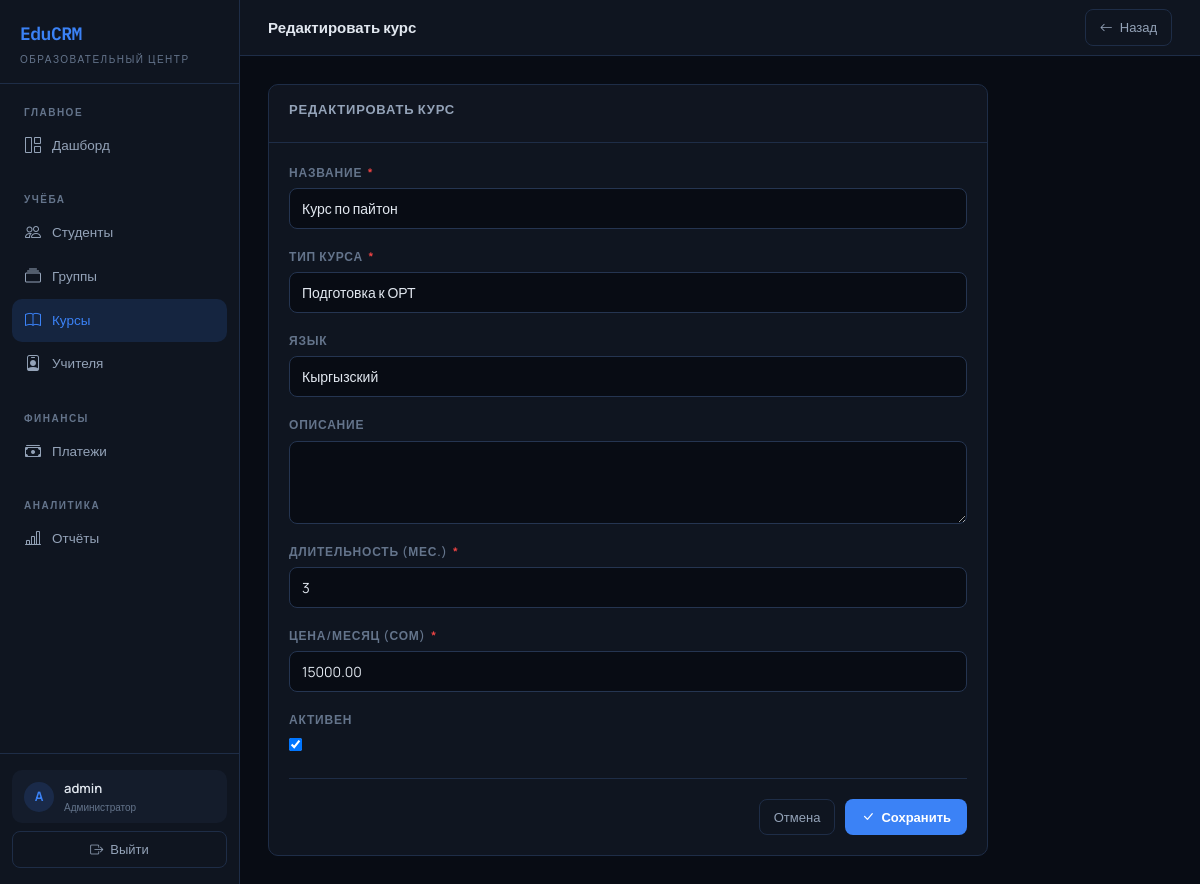
Page /courses/1/edit/ (signed in) on the committed database.
### core/models.py (models this page shows, shortened)
class Course(models.Model):
    TYPE_ORT = 'ort'
    TYPE_LANGUAGE = 'language'
    TYPE_OTHER = 'other'
    TYPE_CHOICES = [
        (TYPE_ORT, 'Подготовка к ОРТ'),
        (TYPE_LANGUAGE, 'Языковые курсы'),
        (TYPE_OTHER, 'Другое'),
    ]
    LANG_KG = 'kg'
    LANG_EN = 'en'
    LANG_RU = 'ru'
    LANG_TR = 'tr'
    LANG_CN = 'cn'
    LANG_DE = 'de'
    LANG_CHOICES = [
        (LANG_KG, 'Кыргызский'),
        (LANG_EN, 'Английский'),
        (LANG_RU, 'Русский'),
        (LANG_TR, 'Турецкий'),
        (LANG_CN, 'Китайский'),
        (LANG_DE, 'Немецкий'),
    ]
    name = models.CharField('Название', max_length=200)
    course_type = models.CharField('Тип курса', max_length=20, choices=TYPE_CHOICES, default=TYPE_ORT)
    language = models.CharField('Язык', max_length=5, choices=LANG_CHOICES, blank=True, null=True)
    description = models.TextField('Описание', blank=True)
    duration_months = models.PositiveIntegerField('Длительность (мес.)', default=3)
    price_per_month = models.DecimalField('Цена/месяц (сом)', max_digits=10, decimal_places=2)
    is_active = models.BooleanField('Активен', default=True)
    created_at = models.DateTimeField(auto_now_add=True)
    class Meta:
        verbose_name = 'Курс'
        verbose_name_plural = 'Курсы'
        ordering = ['name']

### core/views.py (the view)
# urls.py: path('courses/<int:pk>/edit/', views.course_edit, name='course_edit'),
@login_required
def course_edit(request, pk):
    course = get_object_or_404(Course, pk=pk)
    if request.method == 'POST':
        form = CourseForm(request.POST, instance=course)
        if form.is_valid():
            form.save()
            messages.success(request, 'Курс обновлён.')
            return redirect('course_list')
    else:
        form = CourseForm(instance=course)
    return render(request, 'courses/form.html', {'form': form, 'course': course, 'title': 'Редактировать курс'})

### core/forms.py
class CourseForm(forms.ModelForm):
    class Meta:
        model = Course
        fields = ['name', 'course_type', 'language', 'description',
                  'duration_months', 'price_per_month', 'is_active']
        widgets = {
            'description': forms.Textarea(attrs={'rows': 3}),
        }
    def __init__(self, *args, **kwargs):
        super().__init__(*args, **kwargs)
        _apply_attrs(self)

### core/forms.py (called while the page is built)
def _apply_attrs(form):
    for field in form.fields.values():
        w = field.widget
        cls = w.__class__.__name__
        if cls in ('TextInput', 'EmailInput', 'NumberInput', 'URLInput',
                   'PasswordInput', 'DateInput', 'TimeInput', 'DateTimeInput'):
            w.attrs.setdefault('class', 'form-control')
        elif cls == 'Textarea':
            w.attrs.setdefault('class', 'form-control')
        elif cls in ('Select',):
            w.attrs.setdefault('class', 'form-select')

### templates/courses/form.html (shortened to what this page needs)
{% extends 'base.html' %}
{% block page_title %}{{ title }}{% endblock %}
{% block topbar_actions %}
<a href="javascript:history.back()" class="btn-ghost">
    <i class="bi bi-arrow-left"></i> Назад
</a>
{% endblock %}
{% block content %}
<div style="max-width:720px">
    <div class="card">
        <div class="card-header">
            <span class="card-title">{{ title }}</span>
        </div>
        <div class="card-body">
            <form method="post" novalidate>
                {% for field in form %}
                <div class="form-group">
                    <label class="form-label" for="{{ field.id_for_label }}">
                        {{ field.label }}
                        {% if field.field.required %}<span style="color:var(--red);margin-left:2px">*</span>{% endif %}
                    </label>
                    {{ field }}
                </div>
                {% endfor %}
                <div class="divider"></div>
                <div style="display:flex;gap:10px;justify-content:flex-end">
                    <a href="javascript:history.back()" class="btn-ghost">Отмена</a>
                    <button type="submit" class="btn-primary-custom">
                        <i class="bi bi-check-lg"></i> Сохранить
                    </button>
                </div>
            </form>
        </div>
    </div>
</div>
{% endblock %}

### templates/base.html (shortened to what this page needs)
<!DOCTYPE html>
<html lang="ru">
<head>
    <link href="https://cdn.jsdelivr.net/npm/bootstrap@5.3.0/dist/css/bootstrap.min.css" rel="stylesheet">
    <link href="https://cdn.jsdelivr.net/npm/bootstrap-icons@1.11.0/font/bootstrap-icons.css" rel="stylesheet">
</head>
<body>
<nav class="sidebar">
    <div class="sidebar-logo">
        <div class="logo-mark">EduCRM</div>
        <div class="logo-sub">Образовательный центр</div>
    </div>
    <div class="sidebar-nav">
        <div class="sidebar-section">Главное</div>
        <a href="{% url 'dashboard' %}" class="nav-link {% if request.resolver_match.url_name == 'dashboard' %}active{% endif %}">
            <i class="bi bi-grid-1x2"></i> Дашборд
        </a>
        <div class="sidebar-section" style="margin-top:8px">Учёба</div>
        <a href="{% url 'student_list' %}" class="nav-link {% if 'student' in request.resolver_match.url_name %}active{% endif %}">
            <i class="bi bi-people"></i> Студенты
        </a>
        <a href="{% url 'group_list' %}" class="nav-link {% if 'group' in request.resolver_match.url_name %}active{% endif %}">
            <i class="bi bi-collection"></i> Группы
        </a>
        <a href="{% url 'course_list' %}" class="nav-link {% if 'course' in request.resolver_match.url_name %}active{% endif %}">
            <i class="bi bi-book"></i> Курсы
        </a>
        <a href="{% url 'teacher_list' %}" class="nav-link {% if 'teacher' in request.resolver_match.url_name %}active{% endif %}">
            <i class="bi bi-person-badge"></i> Учителя
        </a>
        <div class="sidebar-section" style="margin-top:8px">Финансы</div>
        <a href="{% url 'payment_list' %}" class="nav-link {% if 'payment' in request.resolver_match.url_name %}active{% endif %}">
            <i class="bi bi-cash-stack"></i> Платежи
        </a>
        <div class="sidebar-section" style="margin-top:8px">Аналитика</div>
        <a href="{% url 'report_overview' %}" class="nav-link {% if 'report' in request.resolver_match.url_name %}active{% endif %}">
            <i class="bi bi-bar-chart-line"></i> Отчёты
        </a>
    </div>
    <div class="sidebar-footer">
        <div class="user-chip">
            <div class="user-avatar">
                {{ request.user.username|first|upper }}
            </div>
            <div>
                <div class="user-name">{{ request.user.get_full_name|default:request.user.username }}</div>
                <div class="user-role">Администратор</div>
            </div>
        </div>
        <a href="{% url 'logout' %}" class="btn-ghost w-100 mt-2 justify-content-center" style="width:100%;display:flex;">
            <i class="bi bi-box-arrow-right"></i> Выйти
        </a>
    </div>
</nav>
<div class="main-content">
    <div class="topbar">
        <div class="topbar-title">{% block page_title %}{% endblock %}</div>
        <div class="topbar-actions">{% block topbar_actions %}{% endblock %}</div>
    </div>
    <div class="page-body">
        {% block content %}{% endblock %}
    </div>
</div>
</body>
</html>

### templates/base.html (style rules this page uses)
:root { --bg: #080C14; --bg-card: #0F1520; --bg-hover: #141C2B; --border: #1E2D47; --border-light: #253551; --accent: #3B82F6; --accent-dim: rgba(59,130,246,0.15); --accent-hover: #60A5FA; --green: #10B981; --green-dim: rgba(16,185,129,0.15); --red: #EF4444; --red-dim: rgba(239,68,68,0.15); --yellow: #F59E0B; --yellow-dim: rgba(245,158,11,0.15); --purple: #8B5CF6; --purple-dim: rgba(139,92,246,0.15); --text: #E2E8F0; --text-muted: #64748B; --text-dim: #94A3B8; --mono: 'IBM Plex Mono', monospace; --sans: 'Manrope', sans-serif; --sidebar-w: 240px; --radius: 10px; }
* { box-sizing: border-box; }
html, body { height: 100%; }
body { font-family: var(--sans); background: var(--bg); color: var(--text); margin: 0; font-size: 14px; line-height: 1.6; }
.sidebar { position: fixed; left: 0; top: 0; bottom: 0; width: var(--sidebar-w); background: var(--bg-card); border-right: 1px solid var(--border); display: flex; flex-direction: column; z-index: 100; overflow-y: auto; }
.sidebar-logo { padding: 20px 20px 16px; border-bottom: 1px solid var(--border); }
.sidebar-logo .logo-mark { font-family: var(--mono); font-size: 18px; font-weight: 600; color: var(--accent); letter-spacing: -0.5px; }
.sidebar-logo .logo-sub { font-size: 10px; color: var(--text-muted); text-transform: uppercase; letter-spacing: 1.5px; margin-top: 2px; }
.sidebar-section { padding: 16px 12px 4px; font-size: 10px; font-weight: 700; text-transform: uppercase; letter-spacing: 1.5px; color: var(--text-muted); }
.sidebar-nav { padding: 4px 12px; flex: 1; }
.nav-link { display: flex; align-items: center; gap: 10px; padding: 9px 12px; border-radius: var(--radius); color: var(--text-dim); text-decoration: none; font-weight: 500; font-size: 13.5px; transition: all 0.15s; }
.nav-link.active { background: var(--accent-dim); color: var(--accent); }
.nav-link i { font-size: 16px; width: 18px; text-align: center; }
.sidebar-footer { padding: 16px 12px; border-top: 1px solid var(--border); }
.user-chip { display: flex; align-items: center; gap: 10px; padding: 8px 12px; border-radius: var(--radius); background: var(--bg-hover); }
.user-avatar { width: 30px; height: 30px; background: var(--accent-dim); border-radius: 50%; display: flex; align-items: center; justify-content: center; color: var(--accent); font-size: 13px; font-weight: 700; flex-shrink: 0; }
.user-name { font-size: 13px; font-weight: 600; flex: 1; }
.user-role { font-size: 10px; color: var(--text-muted); }
.main-content { margin-left: var(--sidebar-w); min-height: 100vh; display: flex; flex-direction: column; }
.topbar { height: 56px; border-bottom: 1px solid var(--border); display: flex; align-items: center; padding: 0 28px; gap: 12px; background: var(--bg-card); position: sticky; top: 0; z-index: 50; }
.topbar-title { font-size: 15px; font-weight: 700; flex: 1; }
.topbar-actions { display: flex; gap: 8px; align-items: center; }
.page-body { padding: 28px; flex: 1; }
.card { background: var(--bg-card); border: 1px solid var(--border); border-radius: var(--radius); overflow: hidden; }
.card-header { padding: 14px 20px; border-bottom: 1px solid var(--border); display: flex; align-items: center; justify-content: space-between; gap: 12px; }
.card-title { font-size: 13px; font-weight: 700; text-transform: uppercase; letter-spacing: 0.8px; color: var(--text-dim); }
.card-body { padding: 20px; }
.btn-primary-custom { display: inline-flex; align-items: center; gap: 7px; background: var(--accent); color: #fff; border: none; border-radius: 8px; padding: 8px 16px; font-size: 13px; font-weight: 600; cursor: pointer; text-decoration: none; transition: all 0.15s; }
.btn-ghost { display: inline-flex; align-items: center; gap: 7px; background: transparent; color: var(--text-dim); border: 1px solid var(--border); border-radius: 8px; padding: 7px 14px; font-size: 13px; font-weight: 500; cursor: pointer; text-decoration: none; transition: all 0.15s; }
.form-group { margin-bottom: 18px; }
.form-label { display: block; margin-bottom: 6px; font-size: 12px; font-weight: 600; text-transform: uppercase; letter-spacing: 0.8px; color: var(--text-muted); }
.form-control, .form-select { width: 100%; background: var(--bg); border: 1px solid var(--border-light); border-radius: 8px; color: var(--text); padding: 9px 12px; font-size: 14px; font-family: var(--sans); transition: border-color 0.15s; }
textarea.form-control { resize: vertical; min-height: 80px; }
.divider { height: 1px; background: var(--border); margin: 20px 0; }

### rows in the picture
Course: form "Курс по пайтон" "Подготовка к ОРТ" "Кыргызский" "3" "15000.00" "☑"

### other values in the picture
{{ request.user.username|first|upper }} "A"
{{ request.user.get_full_name|default:request.user.username }} "admin"
{{ title }} "Редактировать курс"
{{ title }} "РЕДАКТИРОВАТЬ КУРС"
{{ field.label }} "НАЗВАНИЕ" "ТИП КУРСА" "ЯЗЫК" "ОПИСАНИЕ" "ДЛИТЕЛЬНОСТЬ (МЕС.)" "ЦЕНА/МЕСЯЦ (СОМ)" "АКТИВЕН"
